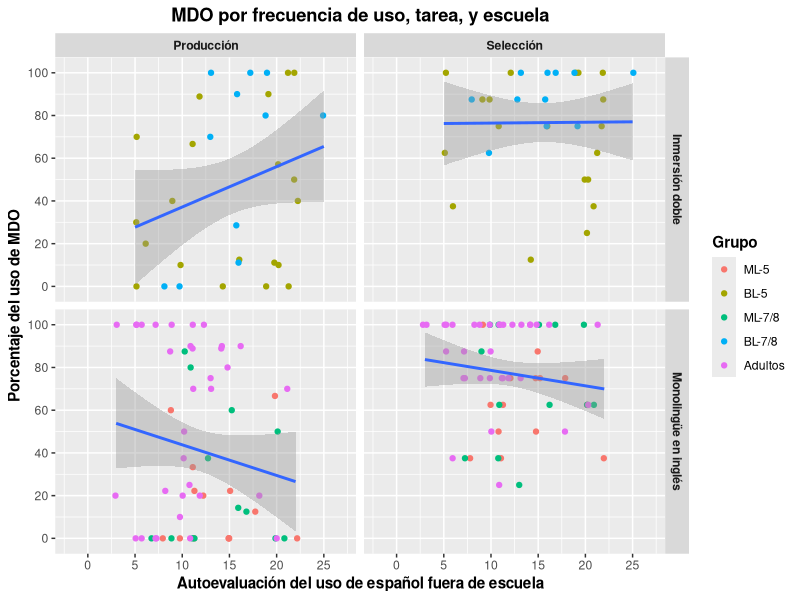
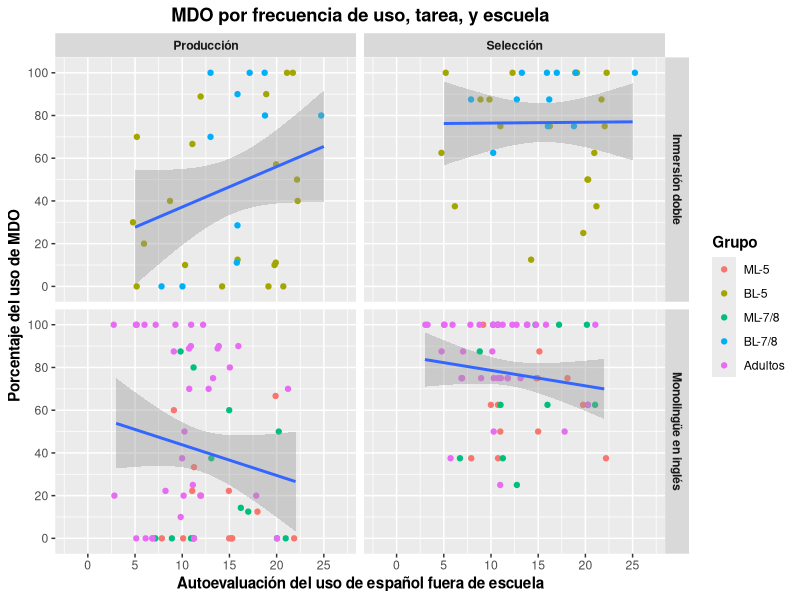

Recreate these plots in R, in order.
library(tidyverse)
library(here)


# Load data
## Load CSVs
DOM_EPT <- read_csv(here("Manuscripts", "SLR (Multiple Baselines)", "Data", "SLR Multiple Baselines DOM Production.csv")) %>% 
  mutate(Structure = "DOM") %>%
  group_by(Part_ID, Group, Task, Use) %>%
  summarize(Total_Structure = sum(Response, na.rm = TRUE),
            Total_Responses = sum(!is.na(Response)),
            Prod_Ratio = Total_Structure / Total_Responses,
            .groups = "drop") %>% 
  mutate(Production = Prod_Ratio * 100)

DOM_FCT <- read_csv(here("Manuscripts", "SLR (Multiple Baselines)", "Data", "SLR Multiple Baselines DOM Selection.csv")) %>% 
  mutate(Structure = "DOM") %>% 
  group_by(Part_ID, Group, Task, Use) %>%
  summarize(Total_Structure = sum(Response, na.rm = TRUE),
            Total_Responses = sum(!is.na(Response)),
            Sel_Ratio = Total_Structure / Total_Responses,
            .groups = "drop") %>% 
  mutate(Selection = Sel_Ratio * 100)


## Join dataframes
Aggregate <- left_join(DOM_EPT, DOM_FCT, by = c("Part_ID", "Group", "Use")) %>% 
  mutate(Sum = Production + Selection) %>% 
  rename(Number_Produced = Total_Structure.x,
         Number_Selected = Total_Structure.y,
         EPT_Total = Total_Responses.x,
         FCT_Total = Total_Responses.y) %>% 
  mutate(Group = case_when(Group == "MLS-5" ~ "ML-5",
                           Group == "MLS-7/8" ~ "ML-7/8",
                           Group == "DLBE-5" ~ "BL-5",
                           Group == "DLBE-7/8" ~ "BL-7/8",
                           Group == "Adults" ~ "Adultos",
                           TRUE ~ Group)) %>% 
  mutate(Immersion = case_when(Group %in% c("BL-5", "BL-7/8") ~ "Inmersión doble",
                               Group %in% c("ML-5", "ML-7/8", "Adultos") ~ "Monolingüe en inglés",
                               TRUE ~ NA_character_)) %>% 
  pivot_longer(cols = c(Production, Selection),
               names_to = "Tarea",
               values_to = "Ratio") %>% 
  mutate(Task = case_when(Tarea == "Production" ~ "Producción",
                          Tarea == "Selection" ~ "Selección",
                          TRUE ~ Tarea),
         Group = (factor(Group, levels = c("ML-5", "BL-5", "ML-7/8", "BL-7/8", "Adultos"))))


## Calculate graphs
Use_Plot <- Aggregate %>% 
  ggplot(aes(x = Use, y = Ratio)) + 
  geom_jitter(aes(color = Group), width = 0.3, height = 0) +
  geom_smooth(method = "glm", formula = y ~ x, se = TRUE) +
  facet_grid(rows = vars(Immersion),
             cols = vars(Task)) +
  scale_y_continuous(breaks = seq(0, 100, 20),
                     limits = c(-2, 102)) +
  scale_x_continuous(breaks = seq(0, 25, 5),
                     limits = c(-2, 27)) +
  labs(x = "Autoevaluación del uso de español fuera de escuela",
       y = "Porcentaje del uso de MDO",
       title = "MDO por frecuencia de uso, tarea, y escuela",
       color = "Grupo") +
  theme(axis.title = element_text(face = "bold"),
        plot.title = element_text(hjust = 0.5, face = "bold"),
        legend.title = element_text(face = "bold"),
        strip.text = element_text(face = "bold"))


Use_Plot

ggsave(filename = here("Abstracts and Talks", "ALFAL 2026", "Graphs", "ALFAL 2026 Frequency of Use Plot.pdf"),
       plot = Use_Plot,
       device = "pdf",
       width = 6,
       height = 4,
       units = "in")
